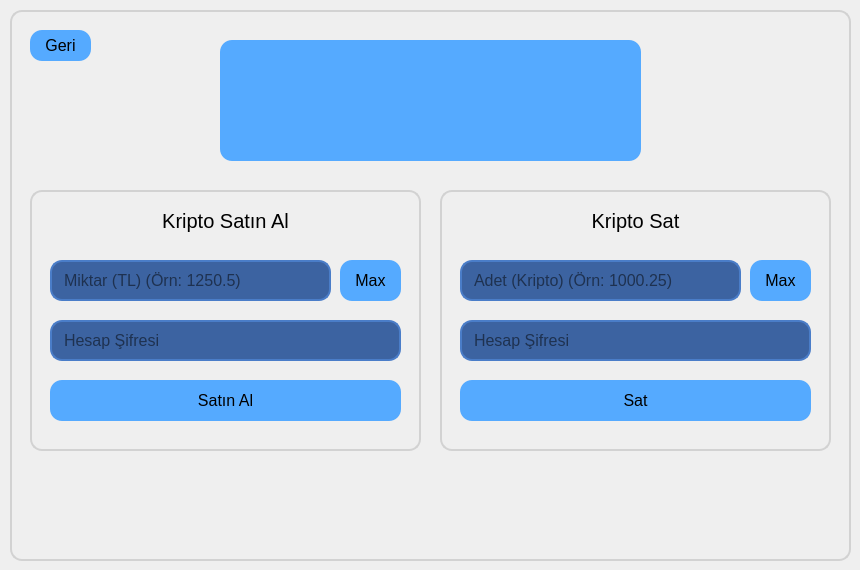
         <widget class="QWidget" name="kriptoSatAlWidget">
          <widget class="QGroupBox" name="kriptoSatAlBox">
           <property name="geometry">
            <rect>
             <x>10</x>
             <y>10</y>
             <width>841</width>
             <height>551</height>
            </rect>
           </property>
           <property name="styleSheet">
            <string notr="true">QGroupBox{
	border-radius: 12px;
	border: 2px solid rgb(210, 210, 210);
}</string>
           </property>
           <property name="title">
            <string/>
           </property>
           <widget class="QFrame" name="kriptoSatAlFrame">
            <property name="geometry">
             <rect>
              <x>210</x>
              <y>30</y>
              <width>421</width>
              <height>121</height>
             </rect>
            </property>
            <property name="styleSheet">
             <string notr="true">QFrame{
	border-radius: 12px;
	background-color: rgb(85, 170, 255);
}</string>
            </property>
            <property name="frameShape">
             <enum>QFrame::StyledPanel</enum>
            </property>
            <property name="frameShadow">
             <enum>QFrame::Raised</enum>
            </property>
            <widget class="QLabel" name="kriptoSatAlLogo">
             <property name="geometry">
              <rect>
               <x>10</x>
               <y>10</y>
               <width>101</width>
               <height>101</height>
              </rect>
             </property>
             <property name="text">
              <string/>
             </property>
             <property name="scaledContents">
              <bool>true</bool>
             </property>
            </widget>
            <widget class="QLabel" name="kriptoSatAlAdi">
             <property name="geometry">
              <rect>
               <x>130</x>
               <y>0</y>
               <width>281</width>
               <height>41</height>
              </rect>
             </property>
             <property name="font">
              <font>
               <family>Segoe UI Historic</family>
               <pointsize>15</pointsize>
               <weight>75</weight>
               <bold>true</bold>
              </font>
             </property>
             <property name="styleSheet">
              <string notr="true">QLabel{
	background: transparent;
}</string>
             </property>
             <property name="text">
              <string/>
             </property>
             <property name="alignment">
              <set>Qt::AlignCenter</set>
             </property>
            </widget>
            <widget class="QLabel" name="kriptoSatAlCuzdan">
             <property name="geometry">
              <rect>
               <x>130</x>
               <y>70</y>
               <width>281</width>
               <height>41</height>
              </rect>
             </property>
             <property name="font">
              <font>
               <family>Segoe UI Historic</family>
               <pointsize>15</pointsize>
               <weight>50</weight>
               <bold>false</bold>
              </font>
             </property>
             <property name="styleSheet">
              <string notr="true">QLabel{
	background: transparent;
}</string>
             </property>
             <property name="text">
              <string/>
             </property>
             <property name="alignment">
              <set>Qt::AlignCenter</set>
             </property>
            </widget>
            <widget class="QLabel" name="kriptoSatAlDeger">
             <property name="geometry">
              <rect>
               <x>130</x>
               <y>40</y>
               <width>281</width>
               <height>31</height>
              </rect>
             </property>
             <property name="font">
              <font>
               <family>Segoe UI Historic</family>
               <pointsize>15</pointsize>
               <weight>50</weight>
               <bold>false</bold>
              </font>
             </property>
             <property name="styleSheet">
              <string notr="true">QLabel{
	background: transparent;
}</string>
             </property>
             <property name="text">
              <string/>
             </property>
             <property name="alignment">
              <set>Qt::AlignCenter</set>
             </property>
            </widget>
           </widget>
           <widget class="QGroupBox" name="kriptoSatBox">
            <property name="geometry">
             <rect>
              <x>430</x>
              <y>180</y>
              <width>391</width>
              <height>261</height>
             </rect>
            </property>
            <property name="styleSheet">
             <string notr="true">QGroupBox{
	border-radius: 12px;
	border: 2px solid rgb(210, 210, 210);
}
</string>
            </property>
            <property name="title">
             <string/>
            </property>
            <widget class="QLineEdit" name="kriptoSatMiktar">
             <property name="geometry">
              <rect>
               <x>20</x>
               <y>70</y>
               <width>281</width>
               <height>41</height>
              </rect>
             </property>
             <property name="font">
              <font>
               <pointsize>12</pointsize>
              </font>
             </property>
             <property name="styleSheet">
              <string notr="true">QLineEdit{
	border-radius: 12px;
	border: 2px solid rgb(74, 125, 200);
	padding-left: 10px;
	padding-right: 10px;
	background-color: rgb(60, 99, 161);
}
QLineEdit::hover{
	border: 2px solid rgb(45, 75, 121) ;
}
QLineEdit::focus{
	border: 2px solid rgb(45, 75, 121) ;
	background-color: rgb(52, 87, 140);
}</string>
             </property>
             <property name="text">
              <string/>
             </property>
             <property name="maxLength">
              <number>12</number>
             </property>
             <property name="echoMode">
              <enum>QLineEdit::Normal</enum>
             </property>
             <property name="placeholderText">
              <string>Adet (Kripto) (Örn: 1000.25)</string>
             </property>
            </widget>
            <widget class="QLabel" name="kriptoAdiSat">
             <property name="geometry">
              <rect>
               <x>20</x>
               <y>10</y>
               <width>351</width>
               <height>41</height>
              </rect>
             </property>
             <property name="font">
              <font>
               <family>Segoe UI Historic</family>
               <pointsize>15</pointsize>
              </font>
             </property>
             <property name="styleSheet">
              <string notr="true">QLabel{
	background: transparent;
}</string>
             </property>
             <property name="text">
              <string>Kripto Sat</string>
             </property>
             <property name="alignment">
              <set>Qt::AlignCenter</set>
             </property>
            </widget>
            <widget class="QPushButton" name="kriptoSatButon">
             <property name="geometry">
              <rect>
               <x>20</x>
               <y>190</y>
               <width>351</width>
               <height>41</height>
              </rect>
             </property>
             <property name="font">
              <font>
               <pointsize>12</pointsize>
              </font>
             </property>
             <property name="cursor">
              <cursorShape>PointingHandCursor</cursorShape>
             </property>
             <property name="styleSheet">
              <string notr="true">QPushButton {	
	border: none;
	background-color: rgb(85, 170, 255);
	border-radius: 12px;
}
QPushButton:hover {
	background-color: rgb(70, 141, 211);
}
QPushButton:pressed {	
	background-color: rgb(53, 110, 163);
}
</string>
             </property>
             <property name="text">
              <string>Sat</string>
             </property>
             <property name="iconSize">
              <size>
               <width>20</width>
               <height>20</height>
              </size>
             </property>
            </widget>
            <widget class="QPushButton" name="kriptoSatMax">
             <property name="geometry">
              <rect>
               <x>310</x>
               <y>70</y>
               <width>61</width>
               <height>41</height>
              </rect>
             </property>
             <property name="font">
              <font>
               <pointsize>12</pointsize>
              </font>
             </property>
             <property name="cursor">
              <cursorShape>PointingHandCursor</cursorShape>
             </property>
             <property name="styleSheet">
              <string notr="true">QPushButton {	
	border: none;
	background-color: rgb(85, 170, 255);
	border-radius: 12px;
}
QPushButton:hover {
	background-color: rgb(70, 141, 211);
}
QPushButton:pressed {	
	background-color: rgb(53, 110, 163);
}
</string>
             </property>
             <property name="text">
              <string>Max</string>
             </property>
             <property name="iconSize">
              <size>
               <width>20</width>
               <height>20</height>
              </size>
             </property>
            </widget>
            <widget class="QLineEdit" name="kriptoSatSifre">
             <property name="geometry">
              <rect>
               <x>20</x>
               <y>130</y>
               <width>351</width>
               <height>41</height>
              </rect>
             </property>
             <property name="font">
              <font>
               <pointsize>12</pointsize>
              </font>
             </property>
             <property name="styleSheet">
              <string notr="true">QLineEdit{
	border-radius: 12px;
	border: 2px solid rgb(74, 125, 200);
	padding-left: 10px;
	padding-right: 10px;
	background-color: rgb(60, 99, 161);
}
QLineEdit::hover{
	border: 2px solid rgb(45, 75, 121) ;
}
QLineEdit::focus{
	border: 2px solid rgb(45, 75, 121) ;
	background-color: rgb(52, 87, 140);
}</string>
             </property>
             <property name="echoMode">
              <enum>QLineEdit::Password</enum>
             </property>
             <property name="placeholderText">
              <string>Hesap Şifresi</string>
             </property>
            </widget>
           </widget>
           <widget class="QGroupBox" name="kriptoAlBox">
            <property name="geometry">
             <rect>
              <x>20</x>
              <y>180</y>
              <width>391</width>
              <height>261</height>
             </rect>
            </property>
            <property name="styleSheet">
             <string notr="true">QGroupBox{
	border-radius: 12px;
	border: 2px solid rgb(210, 210, 210);
}
</string>
            </property>
            <property name="title">
             <string/>
            </property>
            <widget class="QLineEdit" name="kriptoAlMiktar">
             <property name="geometry">
              <rect>
               <x>20</x>
               <y>70</y>
               <width>281</width>
               <height>41</height>
              </rect>
             </property>
             <property name="font">
              <font>
               <pointsize>12</pointsize>
              </font>
             </property>
             <property name="styleSheet">
              <string notr="true">QLineEdit{
	border-radius: 12px;
	border: 2px solid rgb(74, 125, 200);
	padding-left: 10px;
	padding-right: 10px;
	background-color: rgb(60, 99, 161);
}
QLineEdit::hover{
	border: 2px solid rgb(45, 75, 121) ;
}
QLineEdit::focus{
	border: 2px solid rgb(45, 75, 121) ;
	background-color: rgb(52, 87, 140);
}</string>
             </property>
             <property name="text">
              <string/>
             </property>
             <property name="maxLength">
              <number>12</number>
             </property>
             <property name="echoMode">
              <enum>QLineEdit::Normal</enum>
             </property>
             <property name="placeholderText">
              <string>Miktar (TL) (Örn: 1250.5)</string>
             </property>
            </widget>
            <widget class="QLabel" name="kriptoAdiAl">
             <property name="geometry">
              <rect>
               <x>20</x>
               <y>10</y>
               <width>351</width>
               <height>41</height>
              </rect>
             </property>
             <property name="font">
              <font>
               <family>Segoe UI Historic</family>
               <pointsize>15</pointsize>
              </font>
             </property>
             <property name="styleSheet">
              <string notr="true">QLabel{
	background: transparent;
}</string>
             </property>
             <property name="text">
              <string>Kripto Satın Al</string>
             </property>
             <property name="alignment">
              <set>Qt::AlignCenter</set>
             </property>
            </widget>
            <widget class="QPushButton" name="kriptoAlButon">
             <property name="geometry">
              <rect>
               <x>20</x>
               <y>190</y>
               <width>351</width>
               <height>41</height>
              </rect>
             </property>
             <property name="font">
              <font>
               <pointsize>12</pointsize>
              </font>
             </property>
             <property name="cursor">
              <cursorShape>PointingHandCursor</cursorShape>
             </property>
             <property name="styleSheet">
              <string notr="true">QPushButton {	
	border: none;
	background-color: rgb(85, 170, 255);
	border-radius: 12px;
}
QPushButton:hover {
	background-color: rgb(70, 141, 211);
}
QPushButton:pressed {	
	background-color: rgb(53, 110, 163);
}
</string>
             </property>
             <property name="text">
              <string>Satın Al</string>
             </property>
             <property name="iconSize">
              <size>
               <width>20</width>
               <height>20</height>
              </size>
             </property>
            </widget>
            <widget class="QPushButton" name="kriptoAlMax">
             <property name="geometry">
              <rect>
               <x>310</x>
               <y>70</y>
               <width>61</width>
               <height>41</height>
              </rect>
             </property>
             <property name="font">
              <font>
               <pointsize>12</pointsize>
              </font>
             </property>
             <property name="cursor">
              <cursorShape>PointingHandCursor</cursorShape>
             </property>
             <property name="styleSheet">
              <string notr="true">QPushButton {	
	border: none;
	background-color: rgb(85, 170, 255);
	border-radius: 12px;
}
QPushButton:hover {
	background-color: rgb(70, 141, 211);
}
QPushButton:pressed {	
	background-color: rgb(53, 110, 163);
}
</string>
             </property>
             <property name="text">
              <string>Max</string>
             </property>
             <property name="iconSize">
              <size>
               <width>20</width>
               <height>20</height>
              </size>
             </property>
            </widget>
            <widget class="QLineEdit" name="kriptoAlSifre">
             <property name="geometry">
              <rect>
               <x>20</x>
               <y>130</y>
               <width>351</width>
               <height>41</height>
              </rect>
             </property>
             <property name="font">
              <font>
               <pointsize>12</pointsize>
              </font>
             </property>
             <property name="styleSheet">
              <string notr="true">QLineEdit{
	border-radius: 12px;
	border: 2px solid rgb(74, 125, 200);
	padding-left: 10px;
	padding-right: 10px;
	background-color: rgb(60, 99, 161);
}
QLineEdit::hover{
	border: 2px solid rgb(45, 75, 121) ;
}
QLineEdit::focus{
	border: 2px solid rgb(45, 75, 121) ;
	background-color: rgb(52, 87, 140);
}</string>
             </property>
             <property name="echoMode">
              <enum>QLineEdit::Password</enum>
             </property>
             <property name="placeholderText">
              <string>Hesap Şifresi</string>
             </property>
            </widget>
           </widget>
           <widget class="QLabel" name="kriptoSatAlIslem">
            <property name="geometry">
             <rect>
              <x>210</x>
              <y>450</y>
              <width>421</width>
              <height>31</height>
             </rect>
            </property>
            <property name="font">
             <font>
              <family>MS Shell Dlg 2</family>
              <pointsize>10</pointsize>
             </font>
            </property>
            <property name="styleSheet">
             <string notr="true"/>
            </property>
            <property name="text">
             <string/>
            </property>
            <property name="alignment">
             <set>Qt::AlignCenter</set>
            </property>
           </widget>
           <widget class="QPushButton" name="piyasaGeriButon_2">
            <property name="geometry">
             <rect>
              <x>20</x>
              <y>20</y>
              <width>61</width>
              <height>31</height>
             </rect>
            </property>
            <property name="font">
             <font>
              <pointsize>12</pointsize>
             </font>
            </property>
            <property name="cursor">
             <cursorShape>PointingHandCursor</cursorShape>
            </property>
            <property name="styleSheet">
             <string notr="true">QPushButton {	
	border: none;
	background-color: rgb(85, 170, 255);
	border-radius: 12px;
}
QPushButton:hover {
	background-color: rgb(70, 141, 211);
}
QPushButton:pressed {	
	background-color: rgb(53, 110, 163);
}
</string>
            </property>
            <property name="text">
             <string>Geri</string>
            </property>
            <property name="iconSize">
             <size>
              <width>20</width>
              <height>20</height>
             </size>
            </property>
           </widget>
          </widget>
         </widget>
